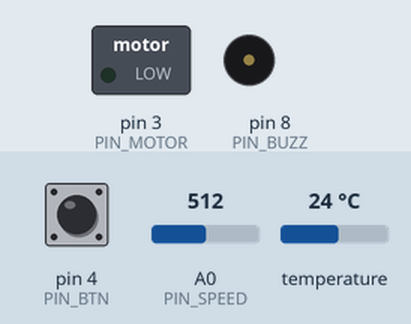
Simulated run of this sketch. Board: Arduino Nano, built with avr-gcc and run on an emulated ATmega328P. On the bench: switched loads named in the sketch (green lamp = pin HIGH), buzzer (waves = sounding, pin HIGH). The inputs (shaded band) are chosen by the test bench; at power-on: pin 4 (PIN_BTN) HIGH, A0 (PIN_SPEED) = 512, temperature 24 °C.

Above: at 1.3 s.
1.4 s: pin 4 (PIN_BTN) pulled LOW for 0.15 s
At 3.3 s:
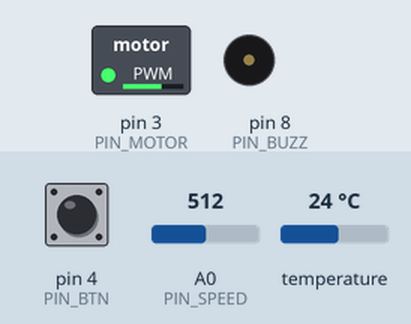
4.9 s: A0 (PIN_SPEED) set to 716
At 6.0 s:
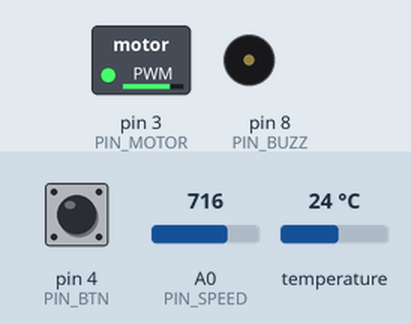
6.4 s: A0 (PIN_SPEED) set to 511
At 7.2 s:
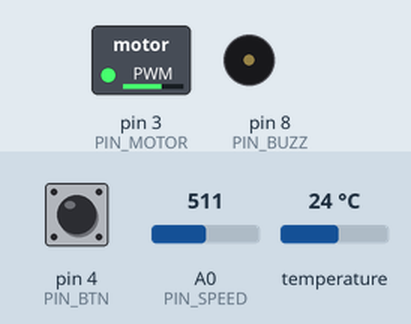
7.9 s: A0 (PIN_SPEED) set to 0
At 8.3 s:
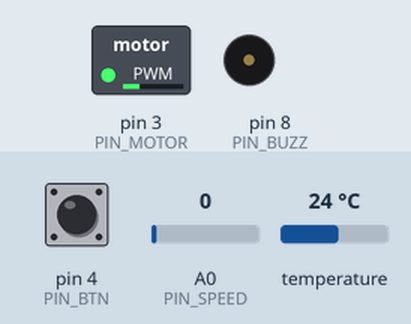
9.4 s: pin 4 (PIN_BTN) pulled LOW for 1 s
At 10.7 s:
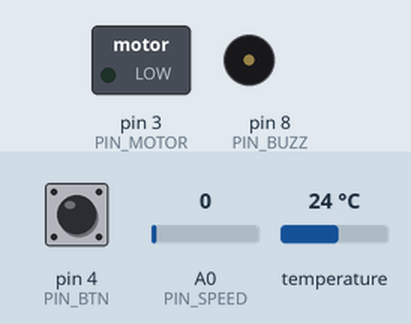
Timing chart, 0 to 12.4 s (numbered marks = the images above; inputs shaded):
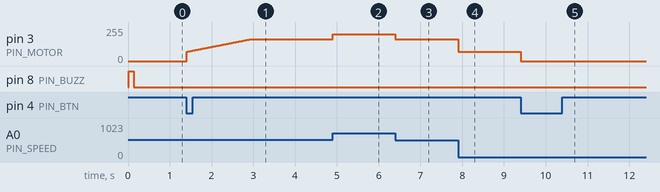

Measured:
- after the input at 1.4 s, pin 3 (PIN_MOTOR): moves from 0/255 to 162/255 over 1.5 s, starting at once
- after the input at 4.9 s, pin 3 (PIN_MOTOR): 162/255 → 199/255 at once
- after the input at 6.4 s, pin 3 (PIN_MOTOR): 199/255 → 162/255 at once
- after the input at 7.9 s, pin 3 (PIN_MOTOR): 162/255 → 70/255 at once
- after the input at 9.4 s, pin 3 (PIN_MOTOR): 70/255 → 0/255 at once

The sketch:

pot_controller.ino
```cpp
// Pot stirrer controller - Arduino Nano (ATmega328P, 5 V)
//
//  * Reads a stainless DS18B20 probe in the food.
//  * START/STOP button runs the agitator (speed from a potentiometer).
//  * At TRIP_C (90 C) the agitator is switched OFF immediately and the buzzer
//    sounds until the user presses the button AND the food is below
//    TRIP_C - REARM_HYST_C.
//  * If the probe is missing / shorted / not answering, it fails SAFE:
//    agitator off + a different beep pattern.
//
//  NOT TESTED ON HARDWARE.  Bench-test with a kettle + reference thermometer
//  before using with food.  This is an alarm/stirrer controller, NOT a
//  safety device for the heat source - it does not switch the stove/burner.
//
//  Libraries: OneWire, DallasTemperature.   (U8x8 OLED optional, see USE_OLED)
//
//  Wiring (Nano):
//    D2  DS18B20 data   (4.7 k pull-up to 5 V)
//    D3  MOSFET gate via 100 ohm (PWM -> motor), 10 k gate pull-down
//    D8  buzzer (active 5 V piezo)       -> if > 25 mA use a 2N2222 transistor
//    D4  START/STOP button to GND (internal pull-up)
//    A0  speed potentiometer wiper (10 k)
//    A4/A5  I2C OLED (optional)

#include <OneWire.h>
#include <DallasTemperature.h>

#define USE_OLED 0
#if USE_OLED
#include <U8x8lib.h>
U8X8_SSD1306_128X64_NONAME_HW_I2C oled(U8X8_PIN_NONE);
#endif

// ---- settings -------------------------------------------------------
const float    TRIP_C          = 90.0;    // alarm + motor stop
const float    REARM_HYST_C    = 5.0;     // must cool below TRIP_C - this to restart
const uint8_t  MIN_PWM         = 70;      // below this a worm-gear motor may stall
const uint8_t  MAX_PWM         = 255;
const uint16_t SOFT_START_MS   = 1500;
const uint32_t SENSOR_TIMEOUT  = 3000;    // ms without a valid reading -> FAULT

const uint8_t PIN_ONEWIRE = 2, PIN_MOTOR = 3, PIN_BTN = 4, PIN_BUZZ = 8, PIN_SPEED = A0;

enum State : uint8_t { IDLE, RUNNING, ALARM, FAULT };
State state = IDLE;

OneWire oneWire(PIN_ONEWIRE);
DallasTemperature sensors(&oneWire);

float    tempC        = NAN;
uint32_t lastValidMs  = 0;
uint32_t tConvStart   = 0;
bool     convPending  = false;
uint32_t runStartMs   = 0;

bool buttonPressedEvent() {            // debounced falling edge
  static bool last = HIGH; static uint32_t t = 0;
  bool now = digitalRead(PIN_BTN);
  bool ev = false;
  if (now != last && millis() - t > 40) { t = millis(); if (now == LOW) ev = true; last = now; }
  return ev;
}

void motorOff() { analogWrite(PIN_MOTOR, 0); }

void motorOn() {
  uint16_t raw = analogRead(PIN_SPEED);
  uint8_t target = map(raw, 0, 1023, MIN_PWM, MAX_PWM);
  uint32_t dt = millis() - runStartMs;
  uint8_t pwm = (dt >= SOFT_START_MS) ? target : map(dt, 0, SOFT_START_MS, MIN_PWM, target);
  analogWrite(PIN_MOTOR, pwm);
}

void buzzer(State s) {
  uint32_t m = millis();
  bool on = false;
  if (s == ALARM)      on = (m % 600) < 300;                    // beep-beep ...
  else if (s == FAULT) on = (m % 2000) < 1500;                  // long tones
  digitalWrite(PIN_BUZZ, on);
}

void readTemp() {
  if (!convPending) { sensors.requestTemperatures(); tConvStart = millis(); convPending = true; }
  else if (millis() - tConvStart >= 800) {                      // 12-bit conversion ~750 ms
    float t = sensors.getTempCByIndex(0);
    convPending = false;
    // -127 = disconnected, 85.0 exactly = power-on default value (ignore a lone one)
    if (t > -55.0 && t < 125.0 && t != DEVICE_DISCONNECTED_C) { tempC = t; lastValidMs = millis(); }
  }
}

void show() {
#if USE_OLED
  static uint32_t last = 0; if (millis() - last < 300) return; last = millis();
  char b[17];
  oled.setFont(u8x8_font_chroma48medium8_r);
  dtostrf(isnan(tempC) ? 0 : tempC, 5, 1, b); oled.drawString(0, 1, b); oled.drawString(6, 1, "C   ");
  oled.drawString(0, 3, state == IDLE ? "IDLE   " : state == RUNNING ? "STIRRING" : state == ALARM ? "!! 90C !!" : "SENSOR!!");
#endif
}

void setup() {
  pinMode(PIN_MOTOR, OUTPUT); motorOff();                       // motor OFF first
  pinMode(PIN_BUZZ, OUTPUT);  digitalWrite(PIN_BUZZ, LOW);
  pinMode(PIN_BTN, INPUT_PULLUP);
  sensors.begin();
  sensors.setResolution(12);
  sensors.setWaitForConversion(false);                          // non-blocking
  lastValidMs = millis();
#if USE_OLED
  oled.begin(); oled.setPowerSave(0);
#endif
  // power-on self-test beep
  digitalWrite(PIN_BUZZ, HIGH); delay(120); digitalWrite(PIN_BUZZ, LOW);
}

void loop() {
  readTemp();
  bool btn = buttonPressedEvent();
  bool sensorOk = (millis() - lastValidMs) < SENSOR_TIMEOUT;

  // ---- safety checks run in EVERY state --------------------------------
  if (!sensorOk) {
    if (state != FAULT) { state = FAULT; motorOff(); }
  } else if (tempC >= TRIP_C && state != ALARM) {
    state = ALARM; motorOff();
  }

  switch (state) {
    case IDLE:
      motorOff();
      if (btn && sensorOk && tempC < TRIP_C) { state = RUNNING; runStartMs = millis(); }
      break;
    case RUNNING:
      motorOn();
      if (btn) { state = IDLE; motorOff(); }
      break;
    case ALARM:                                                 // latched
      motorOff();
      if (btn && tempC < TRIP_C - REARM_HYST_C) state = IDLE;
      break;
    case FAULT:
      motorOff();
      if (btn && sensorOk) state = IDLE;
      break;
  }
  buzzer(state);
  show();
}
```
